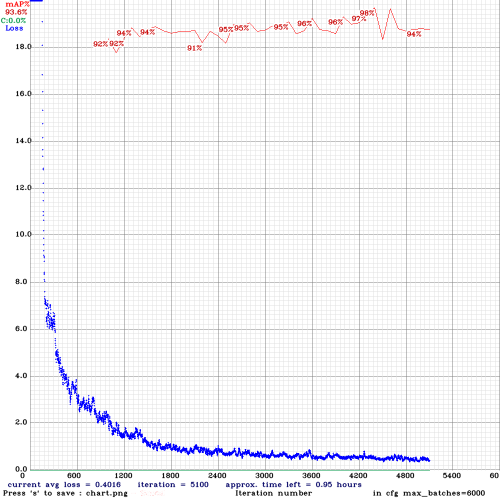
#> input picture chart.png, 1000 x 1000 px, found by its file name (shown at 1/2 size)
$ jupyter execute yolov4_custom_obj.ipynb   (shell and % lines are left out)
#> lines starting #> are read from the running program, lines starting #| are printed output that depends on the picture
# 1) Mount your drive and navigate to the “yolov4” folder in your drive

### Mount drive

[cell 1]
%cd ..
from google.colab import drive
drive.mount('/content/gdrive')

### Link your folder

### Navigate to /mydrive/yolov4 folder

[cell 2]
%cd /mydrive/yolov4

# 2) Clone Darknet git repository
 Clone the Darknet git repository in the yolov4 folder on your drive.

# 3) Create & upload the following files which we need for training a custom detector

##### 3(a) Create and upload the labeled custom dataset “obj.zip” file to the “yolov4” folder on your drive.

> Put all the input image “.jpg” files and their corresponding YOLO format labeled “.txt” files in a folder named obj.

> Create its zip file obj.zip and upload it to the yolov4 folder on your drive.

##### 3(b)  Custom cfg file

> Create your custom config file and upload it to the ‘yolov4’ folder on your drive.

> Download the yolov4-custom.cfg file from darknet/cfg directory, make changes to it, and upload it to the yolov4/data folder on your drive.

> Make the following changes in the custom config file:

>> change line batch to batch=32.

>> change line subdivisions to subdivisions=16.

>> set network size width=416 height=416 or any value multiple of 32
change line max_batches to (classes*2000 but not less than the number of training images and not less than 6000), f.e. max_batches=6000 if you train for 3 classes.

>> change line steps to 80% and 90% of max_batches, f.e. steps=4800,5400

##### 3(c) obj.data and obj.names files

Create your “obj.data” and “obj.names” files and upload them to your drive.
> obj.data file has :
>> classes = 2

>> train = data/train.txt

>> valid = data/test.txt

>> names = data/obj.names

>> backup = /mydrive/yolov4/training

> obj.names file has:

>> car

>> bike

##### 3(d) Process.py file (to create train.txt and test.txt files for training).
> Upload the <process.py> script file to the yolov4 folder on your drive.

> This process.py script creates the files train.txt & test.txt where the train.txt file has paths to 90% of the images and test.txt has paths to 10% of the images

> **IMPORTANT: The “process.py” script has only the “.jpg” format written in it, so other formats such as “.png”,“.jpeg”, or even “.JPG”(in capitals) won’t be recognized. If you are using any other format, make changes in the process.py script accordingly.

#4) Make changes in the makefile to enable OPENCV and GPU.
## (Also set CUDNN, CUDNN_HALF, and LIBSO to 1)

[cell 3]
%cd darknet/

# 5) Run make command to build darknet

# This step is optional.
This will delete the cfg folder & re-create it as we only need only one file as yolov4-custom.cfg

[cell 4]
%cd data/
%cd ..

# 6(a) Unzip the obj.zip dataset and its contents so that they are now in /darknet/data/ folder

# 6(b) Copy your yolov4-custom.cfg file so that it is now in /darknet/cfg/ folder

# 6(c) Copy the obj.names and obj.data files so that they are now in /darknet/data/ folder

# 6(d) Copy the process.py file into the current darknet directory

# (7) Run the process.py python script to create the train.txt & test.txt files inside the data folder
The current working directory is /mydrive/yolov4/darknet

###  List the contents of the data folder to check if the train.txt and test.txt files have been created.

# (8) Download the pre-trained YOLOv4 weights
Here we use transfer learning. Instead of training a model from scratch, we use pre-trained YOLOv4 weights which have been trained up to 137 convolutional layers. Run the following command to download the YOLOv4 pre-trained weights file.

[cell 5]
%cd ..

# (9) Training
### Train your custom detector
For best results, you should stop the training when the average loss is less than 0.05 if possible or at least constantly below 0.3, else train the model until the average loss does not show any significant change for a while.

[cell 6]
### !./darknet detector train data/obj.data cfg/yolov4-custom.cfg /mydrive/yolov4/training/yolov4-custom_last.weights -dont_show -map

# 10(a) Define helper function imShow

[cell 7]
import cv2
import matplotlib.pyplot as plt

def imShow(path):
#> called with path = 'chart.png'
  image = cv2.imread(path)
#> image is the input picture: shape (1000, 1000, 3); mean B, G, R 245.4, 243.2, 243.6
  height, width = image.shape[:2]
#> height = 1000; width = 1000
  resized_image = cv2.resize(image,(2*width, 2*height), interpolation = cv2.INTER_CUBIC)
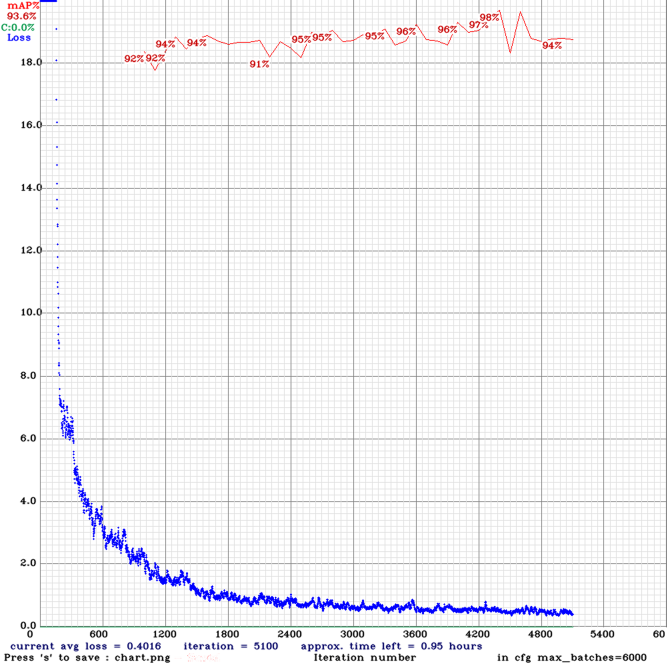
#> resized_image: shape (2000, 2000, 3) (shown at 1/3 size); mean B, G, R 244.5, 242.3, 242.8
  fig = plt.gcf()
  fig.set_size_inches(18, 10)
  # plt.axis(“off”)
  plt.imshow(cv2.cvtColor(resized_image, cv2.COLOR_BGR2RGB))
  plt.show()

# 10(b) Check the training chart

[cell 8]
imShow('chart.png')

# Check mAP (mean average precision)
You can check mAP for all the weights saved every 1000 iterations for eg:- yolov4-custom_4000.weights, yolov4-custom_5000.weights, yolov4-custom_6000.weights, and so on. This way you can find out which weights file gives you the best result. The higher the mAP the better it is.

# (11) Test your custom Object Detector
>### Make changes to your custom config file to set it to test mode.
>>> change line batch to batch = 1

>>> change line subdivisions to subdivisions = 1

#### You can do it either manually or by simply running the code below

[cell 9]
%cd cfg
%cd ..

# (12) Run detector on an image
>Upload an image to your google drive to test.

[cell 10]
imShow('predictions.jpg')
#> call 2 of imShow, with path = 'predictions.jpg'
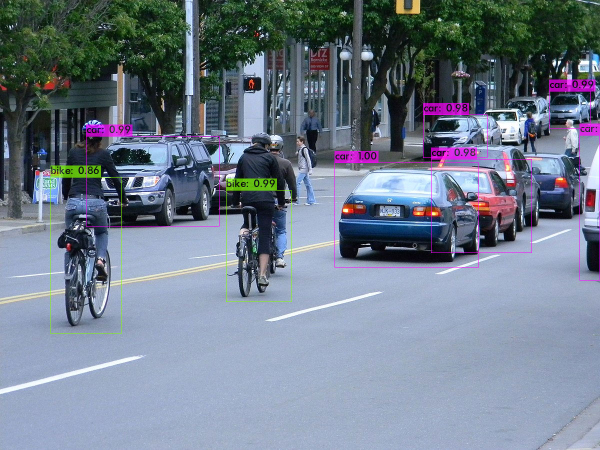
#> input picture predictions.jpg, 1200 x 900 px, found by its file name (shown at 1/2 size)
#> in imShow, image is the input picture: shape (900, 1200, 3); mean B, G, R 140.1, 124.6, 112.8
#> in imShow (call 2), `resized_image = cv2.resize(image,(2*width, 2*height), interpolation = ..`:
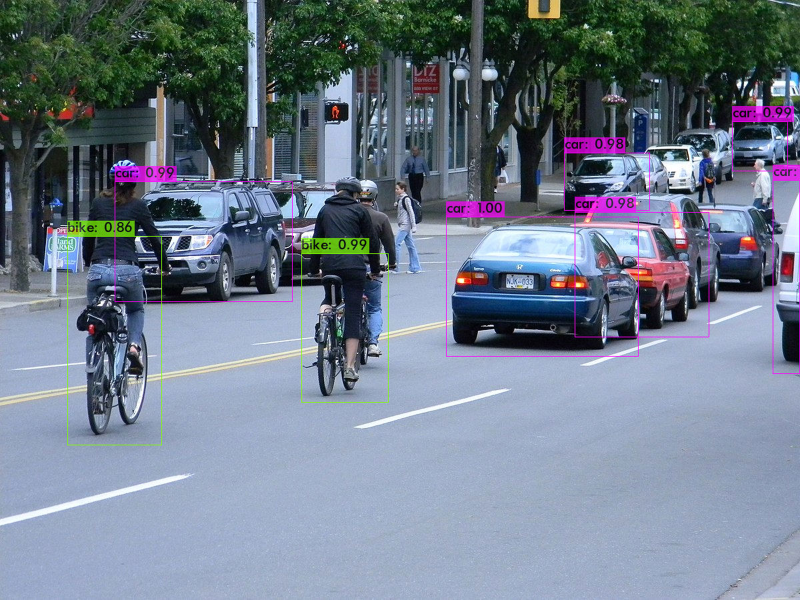
#> resized_image: shape (1800, 2400, 3) (shown at 1/3 size); mean B, G, R 140.1, 124.6, 112.8
